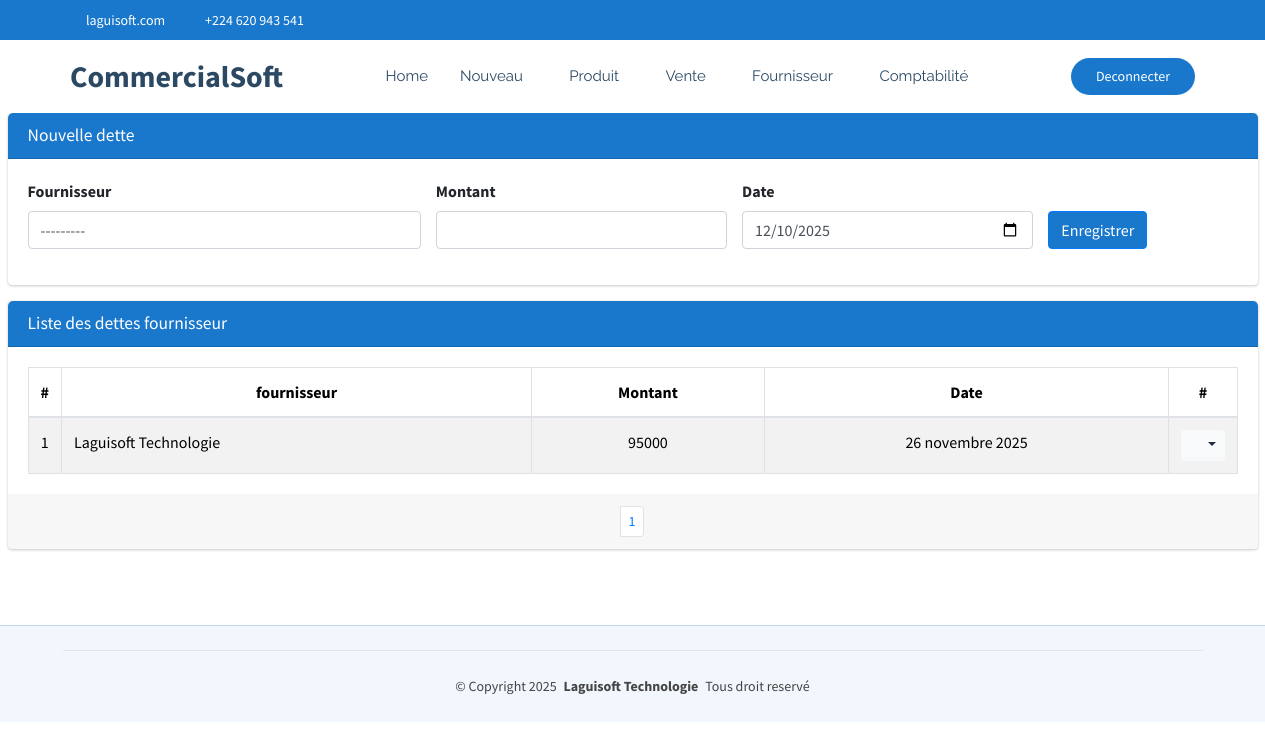
Before: /commerce/commerce/detteFournisseur (signed in) with the older database file.
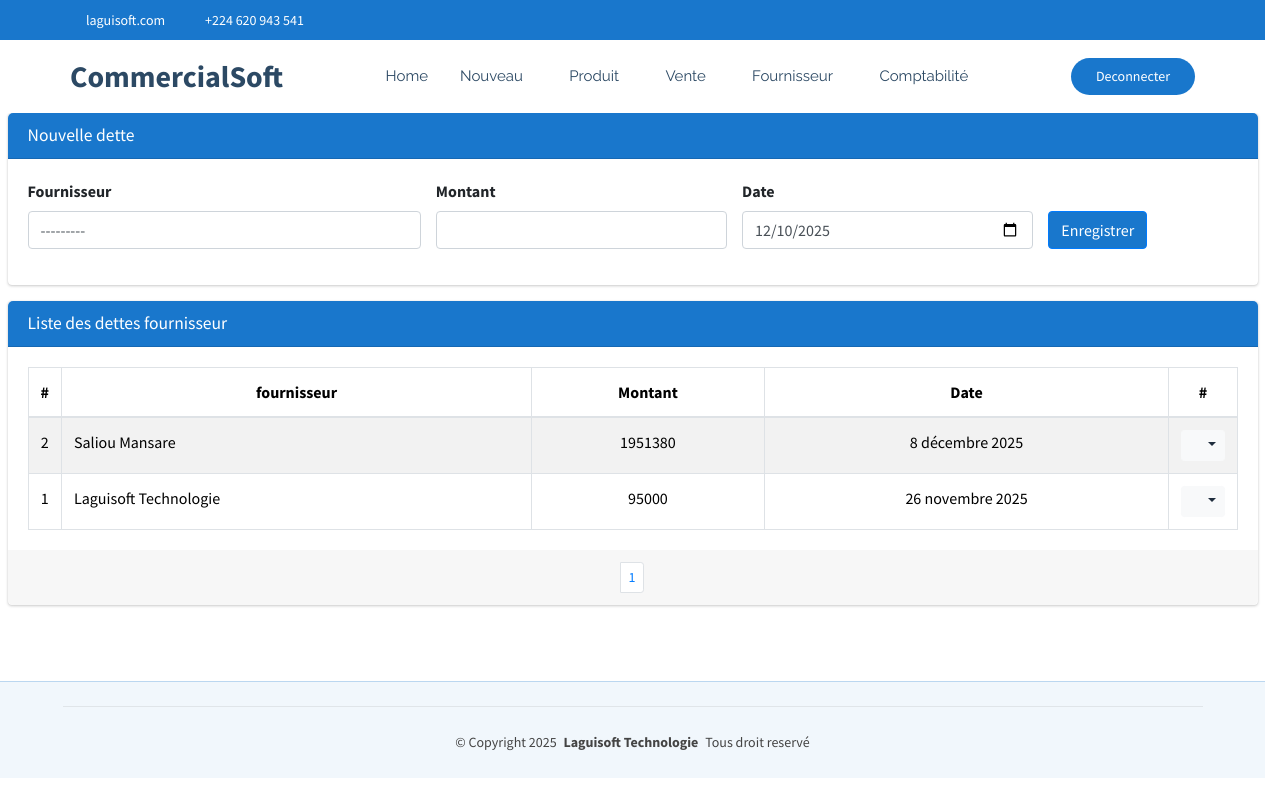
After: the same page with the newer database file.
### CommercialSoft/models.py (models this page shows)
class DetteFournisseur(models.Model):
    fournisseur=models.ForeignKey(Fournisseur, on_delete=models.CASCADE, related_name='detteFournisseur')
    montant=models.BigIntegerField()
    date=models.DateField(default=timezone.now)
    facture=models.ForeignKey(Livraison, on_delete=models.CASCADE, related_name='livraison', null=True, blank=True)

class Fournisseur(models.Model):
    nom=models.CharField(max_length=100, unique=True)
    adresse=models.CharField(max_length=30)
    telephone=models.CharField(max_length=20)
    def __str__(self):
        return self.nom

### CommercialSoft/views.py (the view)
# urls.py: path('commerce/detteFournisseur', views.detteFournisseur_list_create,name="commerce_detteFournisseur"),
@login_required
@user_passes_test(est_administrateur, est_gestionnaire)
def detteFournisseur_list_create(request):
    if request.method == "POST":
        form = DetteFournisseurForm(request.POST)
        if form.is_valid():
            form.save()  # Sauvegarder après modification
            messages.success(request, "Dette créée avec succès !")
            return redirect('commerce_detteFournisseur')
        else:
            messages.error(request, "Erreur lors de la création de la dette.")
    else:
        form = DetteFournisseurForm()
    detteFournisseur = DetteFournisseur.objects.all().order_by('-date')
    paginator = Paginator(detteFournisseur, 15)
    page = request.GET.get('page')
    paginated_depense = paginator.get_page(page)
    return render(request, 'CommercialSoft/detteFournisseur.html', {'form': form,'listes': paginated_depense})

### CommercialSoft/forms.py
class DetteFournisseurForm(forms.ModelForm):
    class Meta:
        model = DetteFournisseur
        fields = ['fournisseur', 'montant', 'date']
        widgets = {
            'fournisseur': forms.Select(attrs={'class': 'form-control select2bs4', "id":"idFournisseur"}),
            'montant': forms.NumberInput(attrs={'class': 'form-control'}),
            'date': forms.DateInput(attrs={'class': 'form-control', 'type': 'date','id':'idDate'}),
        }

### CommercialSoft/views.py (called while the page is built)
def est_administrateur(user):
    return user.groups.filter(name='Administrateur').exists()

### CommercialSoft/templates/CommercialSoft/detteFournisseur.html (shortened to what the changed rows need)
{% extends "CommercialSoft/starter-page.html" %}
{% load static %}
{% block css %}
    <link rel="stylesheet" href="{% static 'autre/plugins/fontawesome-free/css/all.min.css' %}">
    <link rel="stylesheet" href="https://code.ionicframework.com/ionicons/2.0.1/css/ionicons.min.css">
  <link rel="stylesheet" href="{% static 'autre/plugins/sweetalert2-theme-bootstrap-4/bootstrap-4.min.css' %}">
    <link rel="stylesheet" href="{% static 'autre/dist/css/adminlte.min.css' %}">
    <link rel="stylesheet" href="{% static 'autre/plugins/toastr/toastr.min.css' %}">
{% endblock %}
{% block corp %}
<section class="content pt-0">
  <div class="container-fluid">
    <div class="row">
      <div class="col-md-12">
        <div class="card card-primary">
            <div class="card-body">
              <table class="table table-bordered table-hover table-striped">
                <thead>
                  <tr>
                    <th style="width: 10px" class="text-center">#</th>
                    <th class="text-center">fournisseur</th>
                    <th class="text-center">Montant</th>
                    <th class="text-center">Date</th>
                    <th style="width: 40px" class="text-center">#</th>
                  </tr>
                </thead>
                <tbody>
                  {% if listes %}
                    {% for liste in listes %}
                      <tr>
                        <td class="text-center">{{liste.id}}</td>
                        <td>{{liste.fournisseur}}</td>
                        <td class="text-center">{{liste.montant}}</td>
                        <td class="text-center">{{liste.date}}</td>
                        <td class="text-center">
                          <div class="btn-group">
                            <button type="button" class="btn btn-sm btn-light dropdown-toggle" data-toggle="dropdown" aria-expanded="false">
                              <i class="fas fa-cogs"></i>
                            </button>
                          </div>
                        </td>
                      </tr>
                    {% endfor %}
                  {% else %}
                    <tr>
                      <td colspan="14" class="text-center">Aucune ligne disponible pour le moment.</td>
                    </tr>
                  {% endif %}
                </tbody>
              </table>
            </div>
            <div class="card-footer clearfix">
              <ul class="pagination pagination-sm m-0 justify-content-center">
                <li class="page-item">
                  {% for num in listes.paginator.page_range %}
                    {% if listes.number == num %}
                      <li class="page-item"><a class="page-link" href="">{{ num }}</a></li>
                    {% else %}
                      <li class="page-item"><a class="page-link" href="?page={{ num }}">{{ num }}</a></li>
                    {% endif %}
                  {% endfor %}
              </ul>
            </div>
          </div>
      </div>
    </div>
  </div>
</section>
  {% endblock %}

Changed rows visible on the page:
added DetteFournisseur: id "2", fournisseur "Saliou Mansare", montant "1951380", date "8 décembre 2025"
